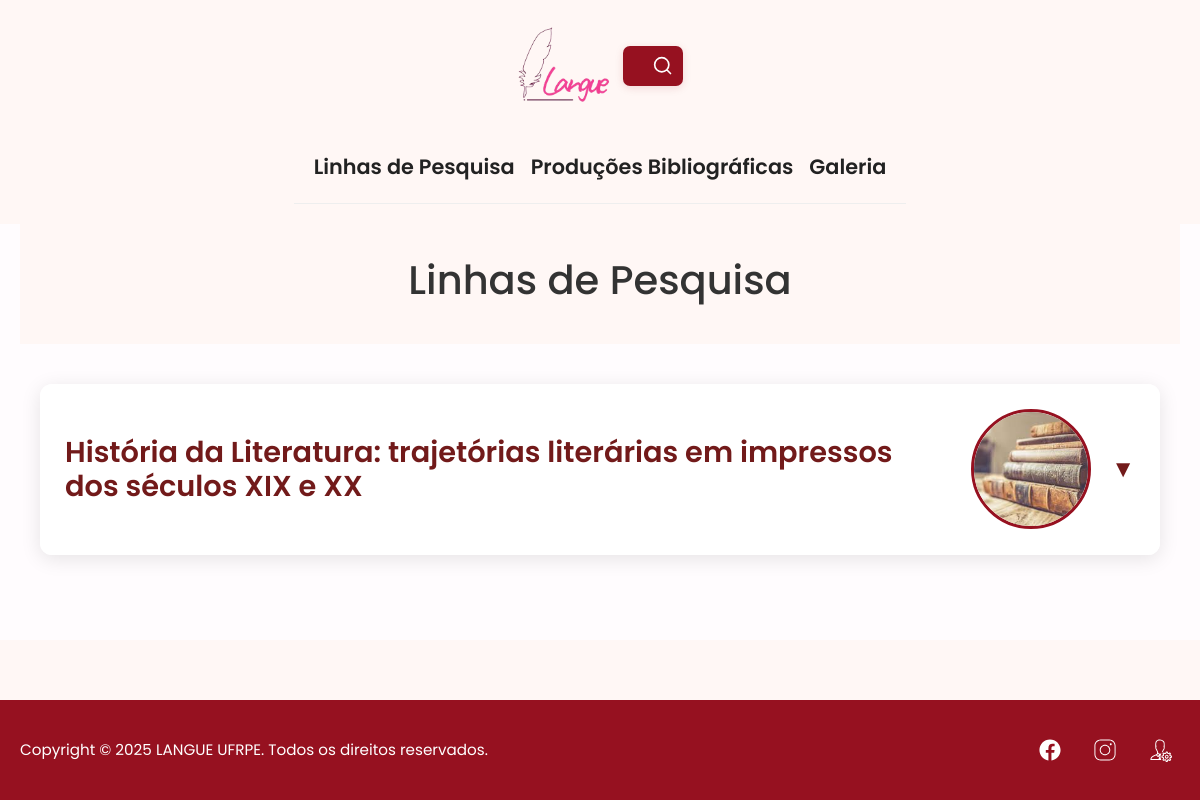
/linhas-de-pesquisa/, run on the app's committed database.
### linhas_pesquisa/models.py (models this page shows, shortened)
class LinhaPesquisa(models.Model):
    titulo = models.CharField(max_length=300, verbose_name="Título da Linha de Pesquisa")
    objetivo = models.TextField(verbose_name="Objetivo")
    palavras_chave = models.TextField(verbose_name="Palavras-chave",
                                     help_text="Separe as palavras-chave por ponto e vírgula (;)")
    setores_aplicacao = models.TextField(verbose_name="Setores de Aplicação")
    imagem = models.ImageField(upload_to='linhas_pesquisa/', verbose_name="Imagem",
                              blank=True, null=True,
                              help_text="Imagem ilustrativa da linha de pesquisa")
    pesquisadores = models.ManyToManyField(Pesquisador,
                                         verbose_name="Pesquisadores Relacionados",
                                         blank=True)
    estudantes = models.ManyToManyField(Estudante,
                                       verbose_name="Estudantes Relacionados",
                                       blank=True)
    ativa = models.BooleanField(default=True, verbose_name="Linha Ativa")
    ordem = models.PositiveIntegerField(default=0, verbose_name="Ordem de Exibição",
                                       help_text="Ordem em que a linha aparecerá na página")
    data_criacao = models.DateTimeField(auto_now_add=True, verbose_name="Data de Criação")
    data_atualizacao = models.DateTimeField(auto_now=True, verbose_name="Última Atualização")
    class Meta:
        verbose_name = "Linha de Pesquisa"
        verbose_name_plural = "Linhas de Pesquisa"
        ordering = ['ordem', 'titulo']
    def get_palavras_chave_list(self):
        if self.palavras_chave:
            return [palavra.strip() for palavra in self.palavras_chave.split(';') if palavra.strip()]
        return []
    def get_estudantes_por_nivel(self):
        estudantes_dict = {}
        for estudante in self.estudantes.filter(ativo=True):
            nivel = estudante.get_nivel_display()
            if nivel not in estudantes_dict:
                estudantes_dict[nivel] = []
            estudantes_dict[nivel].append(estudante)
        return estudantes_dict

### linhas_pesquisa/views.py (the view, shortened to what this page needs)
# urls.py: path('', views.linhas_pesquisa_view, name='linhas_pesquisa'),
@cache_page(60 * 15)  # Cache por 15 minutos
def linhas_pesquisa_view(request):
    try:
        configuracao = ConfiguracaoPagina.objects.first()
    except ConfiguracaoPagina.DoesNotExist:
        configuracao = None
    linhas_pesquisa = LinhaPesquisa.objects.filter(ativa=True).prefetch_related(
        'pesquisadores',
        'estudantes'
    ).order_by('ordem', 'titulo')
    search_query = request.GET.get('search')
    paginator = Paginator(linhas_pesquisa, 5)  # 5 linhas por página
    page_number = request.GET.get('page')
    page_obj = paginator.get_page(page_number)
    estatisticas = {
        'total_linhas': LinhaPesquisa.objects.filter(ativa=True).count(),
        'total_pesquisadores': Pesquisador.objects.filter(ativo=True).count(),
        'total_estudantes': Estudante.objects.filter(ativo=True).count(),
    }
    context = {
        'configuracao': configuracao,
        'linhas_pesquisa': page_obj,
        'page_obj': page_obj,
        'search_query': search_query or '',
        'estatisticas': estatisticas,
    }
    return render(request, 'linhas_pesquisa/linhas_pesquisa.html', context)

### linhas_pesquisa/templates/linhas_pesquisa/linhas_pesquisa.html (shortened to what this page needs)
{% extends 'base.html' %}
{% load static %}
{% block page_styles %}
    <link rel="stylesheet" href="{% static 'styles/modular/linhas_pesquisa.css' %}">
    <link rel="stylesheet" href="{% static 'styles/modular/animations.css' %}">
    <link rel="stylesheet" href="{% static 'styles/modular/tablet.css' %}" media="screen and (min-width: 769px) and (max-width: 1024px)">
    <link rel="stylesheet" href="{% static 'styles/modular/mobile.css' %}" media="screen and (max-width: 768px)">
{% endblock %}
{% block content %}
    <div class="hero-section">
        <div class="hero-title-container">
            <h1 class="hero-title">{{ configuracao.titulo_pagina|default:"Linhas de Pesquisa" }}</h1>
        </div>
    </div>
    <main role="main" class="linhas-pesquisa-main">
        {% if linhas_pesquisa %}
            {% for linha in linhas_pesquisa %}
                <section class="linha-pesquisa-section retraida animate-fade-in" id="linha-{{ linha.id }}">
                    <div class="linha-pesquisa-header">
                        <h2 class="linha-pesquisa-title">{{ linha.titulo }}</h2>
                        {% if linha.imagem %}
                            <div class="linha-pesquisa-image">
                                <img src="{{ linha.imagem.url }}" alt="Imagem ilustrativa de {{ linha.titulo }}" loading="lazy">
                            </div>
                        {% endif %}
                        <span class="expand-icon">▼</span>
                    </div>
                </section>
            {% endfor %}
        {% endif %}
    </main>
{% endblock %}

### static/styles/modular/base.css (style rules this page uses)
body { font-family: 'Poppins', Arial, sans-serif; margin: 0; padding: 0; background-color: #fff7f5; color: #333333; line-height: 1.6; }

### static/styles/modular/animations.css (style rules this page uses)
.animate-fade-in { animation: fadeInUp 0.7s ease-out forwards; opacity: 0; }

### static/styles/modular/home.css (style rules this page uses)
* { box-sizing: border-box; }
body { font-family: 'Poppins', Arial, sans-serif; margin: 0; padding: 0; background-color: #fff7f5; color: #333333; line-height: 1.6; -webkit-font-smoothing: antialiased; -moz-osx-font-smoothing: grayscale; display: flex; flex-direction: column; min-height: 100vh; }
.hero-section { display: flex; justify-content: center; align-items: center; padding: 2rem; background-color: #fff7f5; max-width: 1200px; margin: 0 auto; }
main { max-width: 1200px; margin: 20px auto; padding: 0 20px; background-color: #fffcfe; flex-grow: 1; }
@media (max-width: 1200px) { .top-bar, main, .footer-content { padding-left: 20px; padding-right: 20px; } }

### static/styles/modular/linhas_pesquisa.css (style rules this page uses)
:root { --primary-color: #721a1a; --secondary-color: #961120; --background-light: #fff7f5; --background-white: #fffcfe; --text-dark: #333333; --text-light: #666666; --border-color: #eee; --shadow-light: rgba(0, 0, 0, 0.1); --shadow-medium: rgba(0, 0, 0, 0.15); --transition-smooth: all 0.3s ease; --border-radius: 12px; }
.linhas-pesquisa-main { max-width: 1200px; margin: 0 auto; padding: 40px 20px; }
.linha-pesquisa-section { margin-bottom: 20px; background: var(--background-white); border-radius: var(--border-radius); box-shadow: 0 4px 20px var(--shadow-light); overflow: hidden; transition: box-shadow 0.3s ease; }
.linha-pesquisa-header { display: flex; align-items: center; justify-content: space-between; gap: 20px; padding: 25px; cursor: pointer; background-color: #ffffff; position: relative; z-index: 2; border-bottom: 1px solid transparent; transition: border-color 0.3s ease; }
.linha-pesquisa-title { font-size: clamp(1.3rem, 4vw, 1.8rem); font-weight: 600; color: var(--primary-color); margin: 0; flex-grow: 1; }
.linha-pesquisa-image { width: 120px; height: 120px; min-width: 120px; border-radius: 50%; overflow: hidden; border: 3px solid var(--secondary-color); flex-shrink: 0; }
.linha-pesquisa-image img { width: 100%; height: 100%; object-fit: cover; }
.expand-icon { font-size: 1.5rem; color: var(--primary-color); transition: transform 0.4s cubic-bezier(0.25, 0.8, 0.25, 1); flex-shrink: 0; }

### data on the page
LinhaPesquisa: titulo "História da Literatura: trajetórias literárias em impressos dos séculos XIX e XX", imagem (picture)

### other printed values
{{ configuracao.titulo_pagina|default:"Linhas de Pesquisa" }} "Linhas de Pesquisa"
